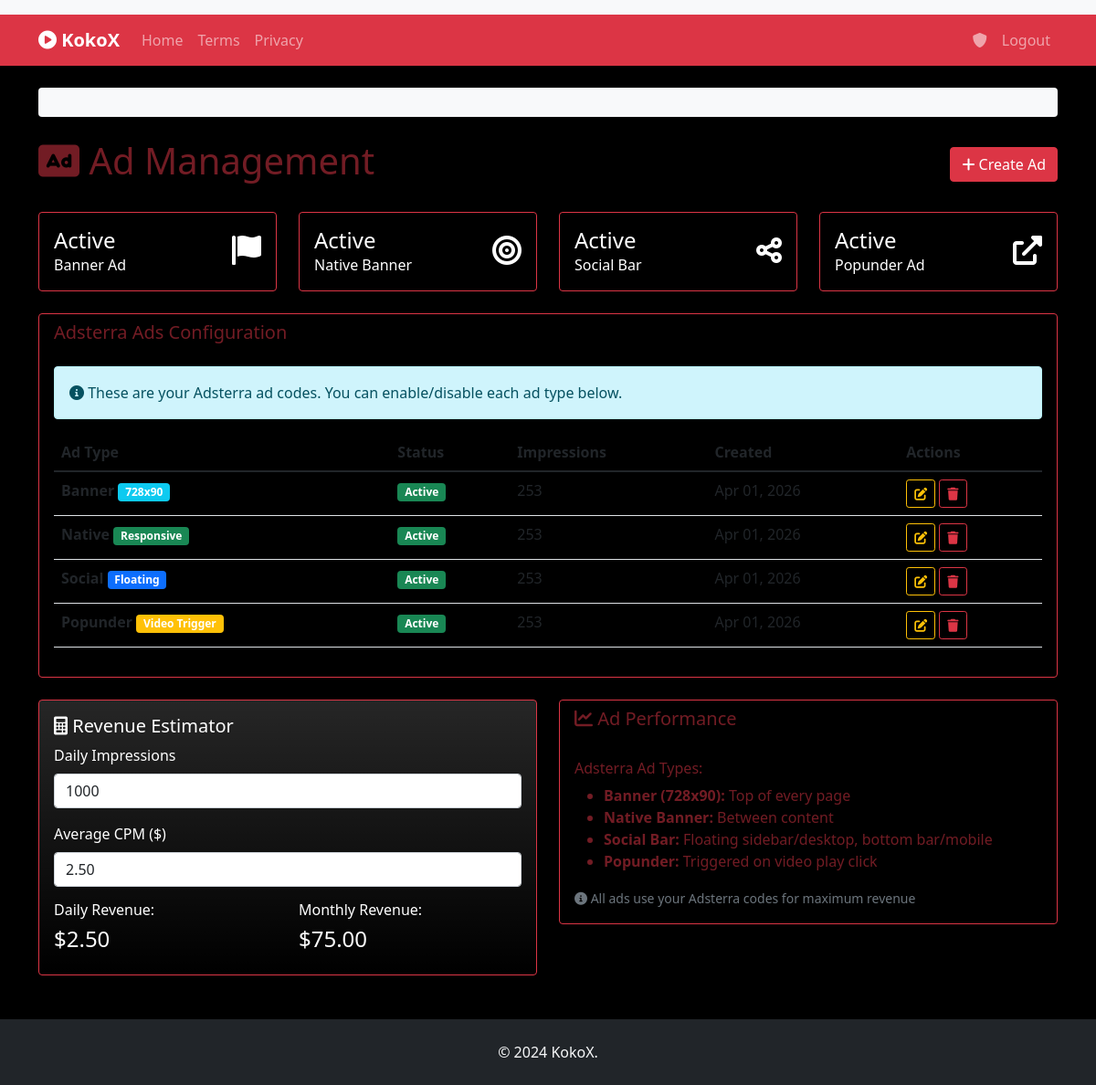
The page /admin/ads (signed in) on the database as committed earlier.
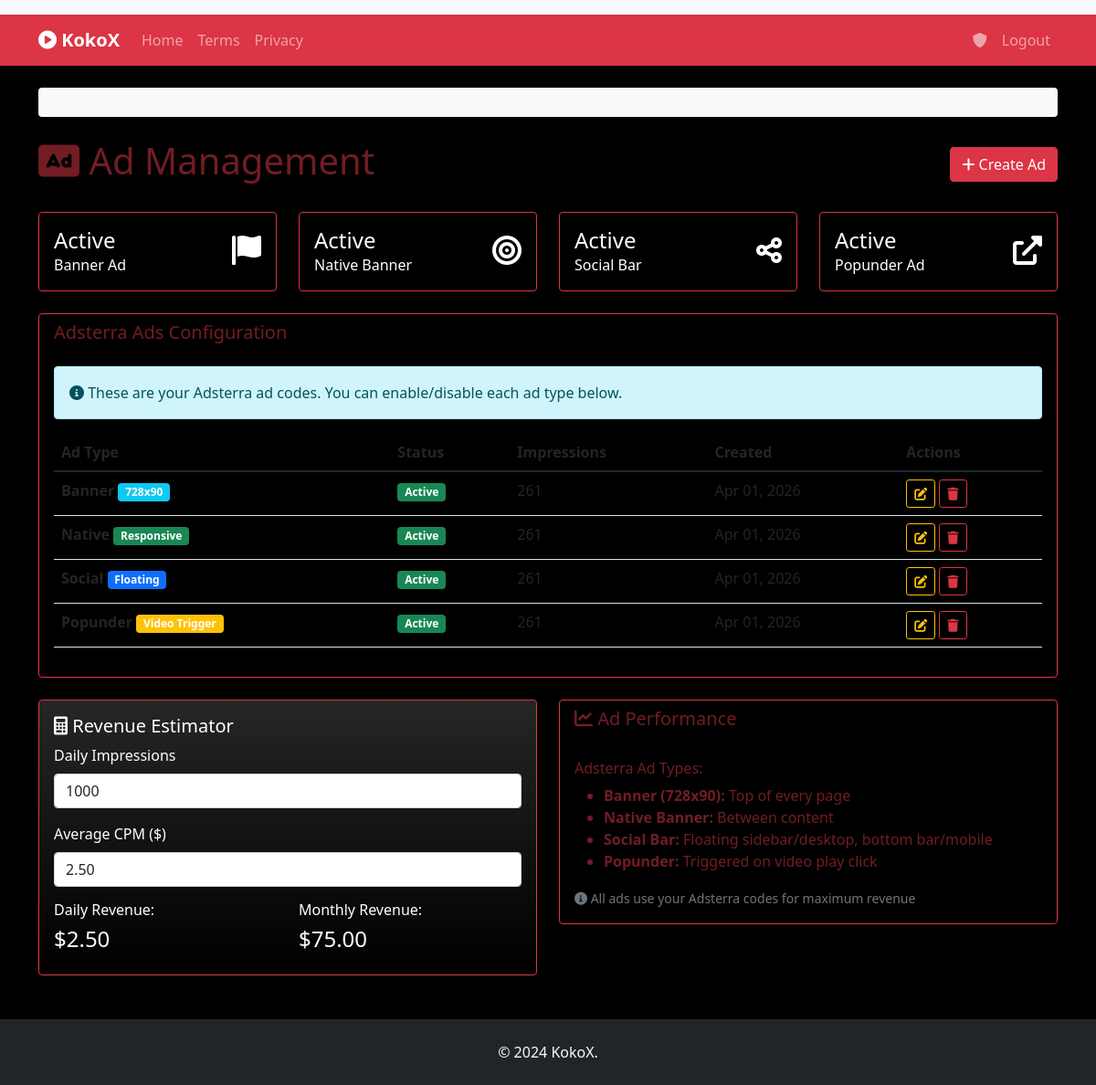
The same page on the database as committed later.
### app.py (models this page shows)
class Ad(db.Model):
    id = db.Column(db.Integer, primary_key=True)
    name = db.Column(db.String(100), nullable=False)
    type = db.Column(db.String(20), nullable=False)  # 'banner', 'native', 'social', 'popunder'
    code = db.Column(db.Text)  # Adsterra code
    is_active = db.Column(db.Boolean, default=True)
    impressions = db.Column(db.Integer, default=0)
    created_at = db.Column(db.DateTime, default=datetime.utcnow)
    banner_code = db.Column(db.Text, default='''<script>
  atOptions = {
    'key' : '8222901a4a0a0abca1bf6e66669f066d',
    'format' : 'iframe',
    'height' : 90,
    'width' : 728,
    'params' : {}
  };
</script>
<script src="https://www.highperformanceformat.com/8222901a4a0a0abca1bf6e66669f066d/invoke.js"></script>''')
    native_code = db.Column(db.Text, default='''<script async="async" data-cfasync="false" src="https://pl27495792.profitablecpmratenetwork.com/8e51db288c92c2ddbe02fec1d76fb9ae/invoke.js"></script>
<div id="container-8e51db288c92c2ddbe02fec1d76fb9ae"></div>''')
    social_code = db.Column(db.Text, default='''<script src="https://pl27495784.profitablecpmratenetwork.com/b0/db/62/b0db62ad1f1a1d4102ccae80a8ecdf4a.js"></script>''')
    popunder_code = db.Column(db.Text, default='''<script src="https://pl27466028.profitablecpmratenetwork.com/1c/ec/ba/1cecba33959a73dc0225a98248e1e330.js"></script>''')

### app.py (the view)
@app.route('/admin/ads')
@login_required
def manage_ads():
    if not current_user.is_admin:
        flash('Access denied.')
        return redirect(url_for('index'))
    ads_list = Ad.query.all()
    ads_dict = {}
    for ad in ads_list:
        ads_dict[ad.type] = ad
    return render_template('ads.html', ads=ads_dict)

### app.py (called while the page is built)
@login_manager.user_loader
def load_user(user_id):
    return User.query.get(int(user_id))

@app.context_processor
def inject_theme():
    active_theme = Theme.query.filter_by(is_active=True).first()
    configs = WebsiteConfig.query.all()
    config_dict = {config.key: config.value for config in configs}
    categories = Category.query.order_by(Category.display_name.asc()).all()
    return {
        'active_theme': active_theme,
        'configs': config_dict,
        'categories': categories
    }

@app.context_processor
def inject_ads():
    ads = Ad.query.filter_by(is_active=True).all()
    ad_codes = {}
    for ad in ads:
        ad_codes[ad.type] = ad
    for ad in ads:
        ad.impressions += 1
        db.session.commit()
    return {'ads': ad_codes}

### templates/ads.html (shortened to what the changed rows need)
{% extends "base.html" %}
{% block content %}
<div class="row">
    <div class="col-12">
        <div class="d-flex justify-content-between align-items-center mb-4">
            <h1><i class="fas fa-ad"></i> Ad Management</h1>
        </div>
    </div>
</div>
<div class="row">
    <div class="col-12">
        <div class="card">
            <div class="card-body">
                {% if ads %}
                <div class="table-responsive">
                    <table class="table table-striped">
                        <thead>
                            <tr>
                                <th>Ad Type</th>
                                <th>Status</th>
                                <th>Impressions</th>
                                <th>Created</th>
                                <th>Actions</th>
                            </tr>
                        </thead>
                        <tbody>
                            {% for ad_type, ad in ads.items() %}
                            {% if ad %}
                            <tr>
                                <td>
                                    <strong>{{ ad_type.title() }}</strong>
                                    {% if ad_type == 'banner' %}
                                    <span class="badge bg-info">728x90</span>
                                    {% elif ad_type == 'native' %}
                                    <span class="badge bg-success">Responsive</span>
                                    {% elif ad_type == 'social' %}
                                    <span class="badge bg-primary">Floating</span>
                                    {% elif ad_type == 'popunder' %}
                                    <span class="badge bg-warning">Video Trigger</span>
                                    {% endif %}
                                </td>
                                <td>
                                    {% if ad.is_active %}
                                    <span class="badge bg-success">Active</span>
                                    {% else %}
                                    <span class="badge bg-secondary">Inactive</span>
                                    {% endif %}
                                </td>
                                <td>{{ "{:,}".format(ad.impressions) }}</td>
                                <td>{{ ad.created_at.strftime('%b %d, %Y') }}</td>
                                <td>
                                    <a href="{{ url_for('edit_ad', ad_id=ad.id) }}" class="btn btn-sm btn-outline-warning">
                                        <i class="fas fa-edit"></i>
                                    </a>
                                    <button class="btn btn-sm btn-outline-danger" onclick="deleteAd({{ ad.id|safe }})">
                                        <i class="fas fa-trash"></i>
                                    </button>
                                </td>
                            </tr>
                            {% endif %}
                            {% endfor %}
                        </tbody>
                    </table>
                </div>
                {% endif %}
            </div>
        </div>
    </div>
</div>
{% endblock %}

Rows that differ between the two databases and show on the page:
changed Ad "Banner": impressions "253" → "261"
changed Ad "Native": impressions "253" → "261"
changed Ad "Social": impressions "253" → "261"
changed Ad "Popunder": impressions "253" → "261"
